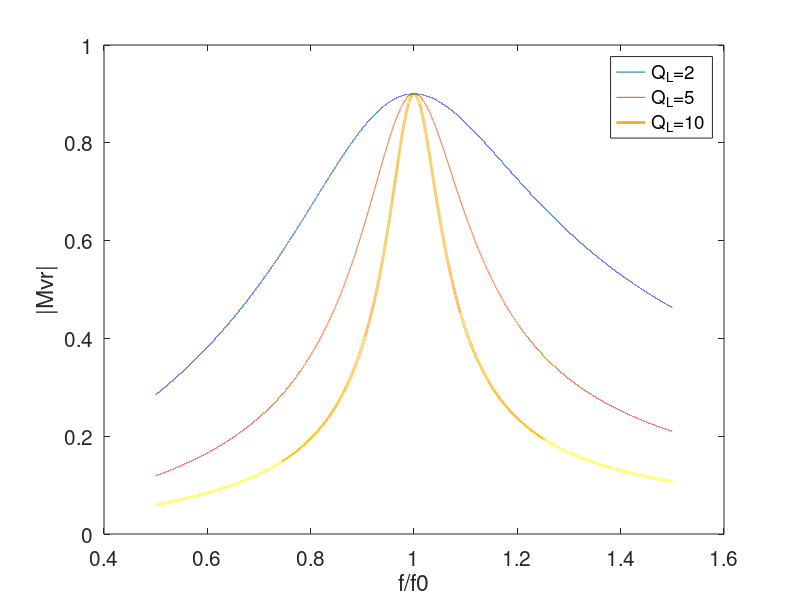

Recreate this plot in MATLAB.
f0 = 104400;	%f0 = 104.4kHz
f = 52200:156600; 

n = 0.9;	%n_Ir = 90%

w = 2 * pi * f;
w0 = 2 * pi * f0;

Q_L1 = 2;	%change Q_L1 to 2
M1 = n./ sqrt(1 + Q_L1.^ 2 * ( w./ w0 - w0./ w).^ 2);

 
Q_L2 = 5;	%change Q_L1 to 5
M2 = n./ sqrt(1 + Q_L2.^ 2 * ( w./ w0 - w0./ w).^ 2);


Q_L3 = 10;   %change Q_L1 to 10
M3 = n./ sqrt(1 + Q_L3.^ 2 * ( w./ w0 - w0./ w).^ 2);

plot(w / w0, M1, w / w0, M2, w / w0, M3, 'LineWidth', 2)

legend('Q_L=2','Q_L=5','Q_L=10'); 
xlabel('f/f0');
ylabel('|Mvr|');
set(gca,'FontSize',15);

